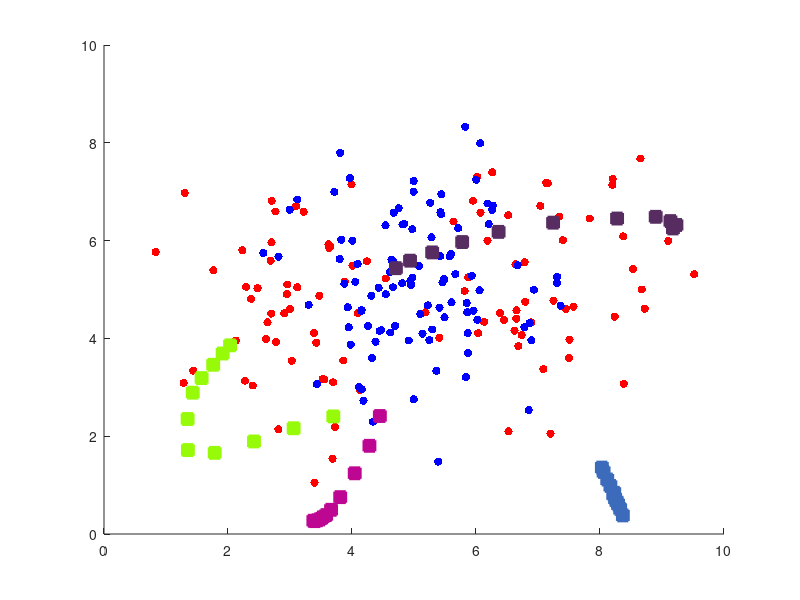
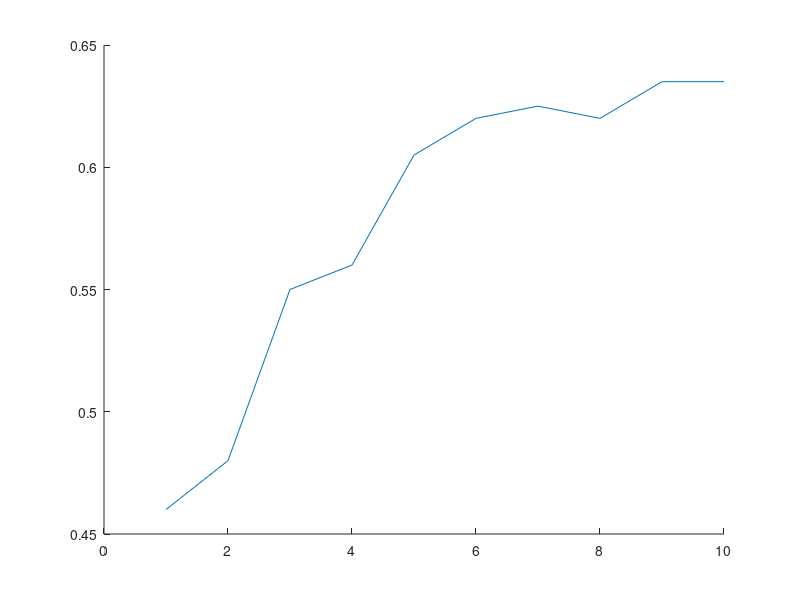

These charts were generated, in order, by the following MATLAB code:
%Assignment1
close all
%Setting and Load Datas
nu=0.01;
nWA = 2;
nWB = 2;

A = importdata('data_lvq_A(1).mat');
B = importdata('data_lvq_B(1).mat');
datas = [A;B];

%Show the datas
figure
hold on
scatter(A(:,1),A(:,2),'r','filled')
scatter(B(:,1),B(:,2),'b','filled')

%Prototypes initialization
w = zeros(nWA+nWB,size(A,2));
xAmin=min(A(:,1));
yAmin=min(A(:,2));
xBmin=min(B(:,1));
yBmin=min(B(:,2));
for n=1:size(w,1)
    if n<=nWA
       w(n,1)=xAmin+rand()*(max(A(:,1)-xAmin));
       w(n,2)=yAmin+rand()*(max(A(:,2)-yAmin));
       %w(n,1)=mean(A(:,1));
       %w(n,2)=mean(A(:,2));  
    else
       w(n,1)=xBmin+rand()*(max(B(:,1)-xBmin));
       w(n,2)=yBmin+rand()*(max(B(:,2)-yBmin));
       %w(nWA+n,1)=mean(B(:,1));
       %w(nWA+n,2)=mean(B(:,2));    
    end
end

%Prototypes ploting
colors = rand(size(w,1),3);
for n=1:size(w,1)
   plot(w(n,1),w(n,2),'--gs',...
    'LineWidth',2,...
    'MarkerSize',8,...
    'MarkerEdgeColor',colors(n,:),...
    'MarkerFaceColor',colors(n,:))      
end

%Until the training error be approximately constant
TrainingError=[1,0];
while abs(TrainingError(size(TrainingError,1),1)-TrainingError(size(TrainingError,1),2))>0.000001
    for n=1:size(datas,1)
        dif=(w-datas(n,:)); %Get the difference
        distance = vecnorm(dif'); %Get the distance
        i=find(distance==min(distance)); %Find the minimum distance
        if xor(i<=nWA,n<=size(A,1)) %Check if the prototype and the data are of equal classes
            w(i,:)=w(i,:)-nu*(dif(i,:)); %Different classes
        else
            w(i,:)=w(i,:)+nu*(dif(i,:)); %Same class
        end            
    end
    for n=1:size(w,1)
       plot(w(n,1),w(n,2),'--gs',...
        'LineWidth',2,...
        'MarkerSize',8,...
        'MarkerEdgeColor',colors(n,:),...
        'MarkerFaceColor',colors(n,:))      
    end
    
    misclassified=0;
    for n=1:size(datas,1)
        dif=(w-datas(n,:)); %Get the difference
        distance = vecnorm(dif'); %Get the distance
        i=find(distance==min(distance)); %Find the minimum distance
        if xor(i<=nWA,n<=size(A,1)) %Check if the prototype and the data are of equal classes
            misclassified=misclassified+1;%Different classes
        end  
    end
    TrainingError=[TrainingError;[misclassified/size(datas,1),TrainingError(size(TrainingError,1),1)]];
end

figure
hold on
TrainingError(1,:) = [];
plot(TrainingError(:,1))
